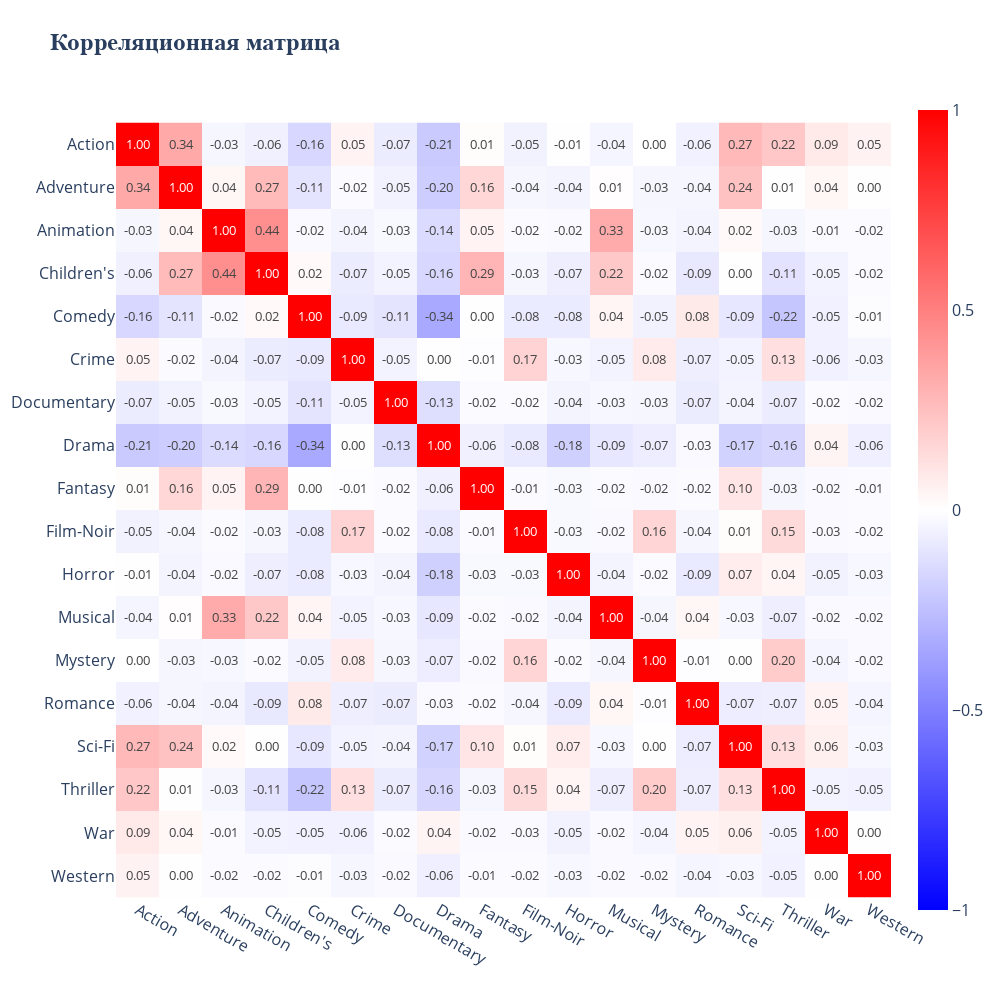

This figure's notebook cell:
### Code cell
corr_matrix = genres.corr()

fig_6 = px.imshow(
    corr_matrix,
    text_auto=".2f",  # Формат чисел с 2 знаками после запятой
    color_continuous_scale=["blue", "white", "red"],
    zmin=-1,  # Минимальное значение шкалы
    zmax=1,  # Максимальное значение шкалы
    title="Корреляционная матрица",
)

# Настройка внешнего вида
fig_6.update_layout(
    width=1000,
    height=1000,
    # xaxis_title="Переменные", yaxis_title="Переменные"
)
fig_6.update_layout(
    plot_bgcolor="white",
    paper_bgcolor="white",
    font=dict(size=16),
    xaxis=dict(
        title_font=dict(size=20),
        tickfont=dict(size=16),
        # gridcolor="lightgray",
        # gridwidth=1,
        # griddash="dash",
        # showline=True,
        # linecolor="black",
        # linewidth=1,
    ),
    yaxis=dict(
        title_font=dict(size=20),
        tickfont=dict(size=16),
        # gridcolor="lightgray",
        # gridwidth=1,
        # griddash="dash",
        # showline=True,
        # linecolor="black",
        # linewidth=1,
    ),
    title_font=dict(size=24, family="Arial", weight="bold"),
)
fig_6.update_xaxes(
    # title_text="Название оси X",
    title_font=dict(size=20, family="Arial")
)
fig_6.update_yaxes(
    # title_text="Название оси Y",
    title_font=dict(size=20, family="Arial")
)
fig_6.show()

### Figure 1 — Plotly figure (JSON) as saved in the notebook; plotly's stock layout.template omitted (floating-point values rounded to 4 significant figures; data arrays with more than 128 entries replaced by an {"elided": "..."} marker saying what was removed)
{"data": [{"coloraxis": "coloraxis", "hovertemplate": "x: %{x}<br>y: %{y}<br>color: %{z}<extra></extra>", "name": "0", "texttemplate": "%{z:.2f}", "type": "heatmap", "x": ["Action", "Adventure", "Animation", "Children's", "Comedy", "Crime", "Documentary", "Drama", "Fantasy", "Film-Noir", "Horror", "Musical", "Mystery", "Romance", "Sci-Fi", "Thriller", "War", "Western"], "xaxis": "x", "y": ["Action", "Adventure", "Animation", "Children's", "Comedy", "Crime", "Documentary", "Drama", "Fantasy", "Film-Noir", "Horror", "Musical", "Mystery", "Romance", "Sci-Fi", "Thriller", "War", "Western"], "yaxis": "y", "z": {"elided": "18x18 float values"}}], "layout": {"coloraxis": {"cmax": 1, "cmin": -1, "colorscale": [[0, "blue"], [0.5, "white"], [1, "red"]]}, "font": {"size": 16}, "height": 1000, "paper_bgcolor": "white", "plot_bgcolor": "white", "title": {"font": {"family": "Arial", "size": 24, "weight": "bold"}, "text": "Корреляционная матрица"}, "width": 1000, "xaxis": {"anchor": "y", "constrain": "domain", "domain": [0, 1], "scaleanchor": "y", "tickfont": {"size": 16}, "title": {"font": {"family": "Arial", "size": 20}}}, "yaxis": {"anchor": "x", "autorange": "reversed", "constrain": "domain", "domain": [0, 1], "tickfont": {"size": 16}, "title": {"font": {"family": "Arial", "size": 20}}}}}
